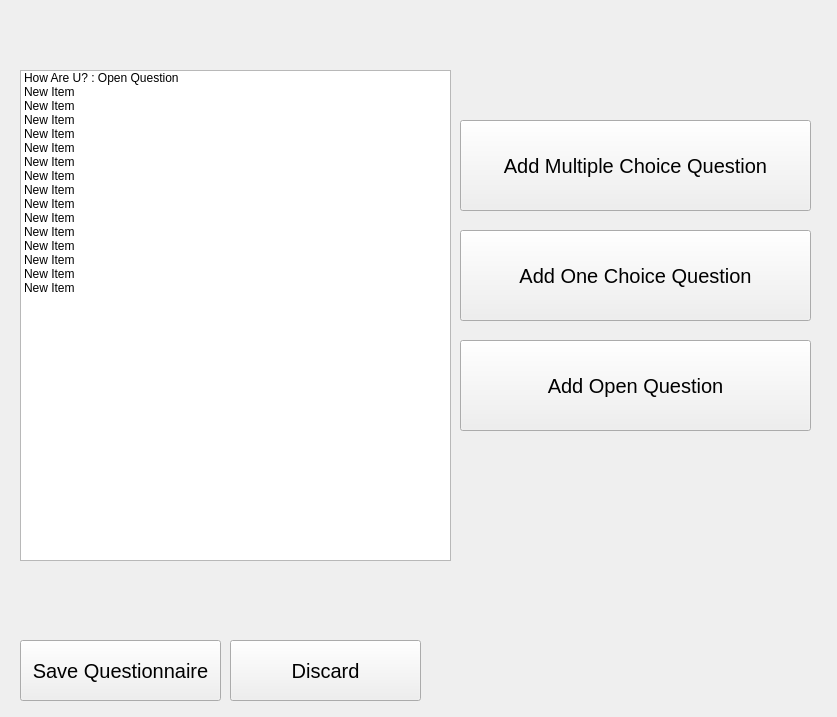
<?xml version="1.0" encoding="UTF-8"?>
<ui version="4.0">
 <class>QuestionnaireBuild</class>
 <widget class="QMainWindow" name="QuestionnaireBuild">
  <property name="geometry">
   <rect>
    <x>0</x>
    <y>0</y>
    <width>837</width>
    <height>717</height>
   </rect>
  </property>
  <property name="windowTitle">
   <string>Build Questionnaire</string>
  </property>
  <widget class="QWidget" name="centralwidget">
   <widget class="QPushButton" name="add_multiple_choice_question_btn">
    <property name="geometry">
     <rect>
      <x>460</x>
      <y>120</y>
      <width>351</width>
      <height>91</height>
     </rect>
    </property>
    <property name="font">
     <font>
      <pointsize>15</pointsize>
     </font>
    </property>
    <property name="text">
     <string>Add Multiple Choice Question</string>
    </property>
   </widget>
   <widget class="QListWidget" name="questions_list">
    <property name="geometry">
     <rect>
      <x>20</x>
      <y>70</y>
      <width>431</width>
      <height>491</height>
     </rect>
    </property>
    <item>
     <property name="text">
      <string>How Are U? : Open Question</string>
     </property>
    </item>
    <item>
     <property name="text">
      <string>New Item</string>
     </property>
    </item>
    <item>
     <property name="text">
      <string>New Item</string>
     </property>
    </item>
    <item>
     <property name="text">
      <string>New Item</string>
     </property>
    </item>
    <item>
     <property name="text">
      <string>New Item</string>
     </property>
    </item>
    <item>
     <property name="text">
      <string>New Item</string>
     </property>
    </item>
    <item>
     <property name="text">
      <string>New Item</string>
     </property>
    </item>
    <item>
     <property name="text">
      <string>New Item</string>
     </property>
    </item>
    <item>
     <property name="text">
      <string>New Item</string>
     </property>
    </item>
    <item>
     <property name="text">
      <string>New Item</string>
     </property>
    </item>
    <item>
     <property name="text">
      <string>New Item</string>
     </property>
    </item>
    <item>
     <property name="text">
      <string>New Item</string>
     </property>
    </item>
    <item>
     <property name="text">
      <string>New Item</string>
     </property>
    </item>
    <item>
     <property name="text">
      <string>New Item</string>
     </property>
    </item>
    <item>
     <property name="text">
      <string>New Item</string>
     </property>
    </item>
    <item>
     <property name="text">
      <string>New Item</string>
     </property>
    </item>
   </widget>
   <widget class="QPushButton" name="add_one_choice_question_btn">
    <property name="geometry">
     <rect>
      <x>460</x>
      <y>230</y>
      <width>351</width>
      <height>91</height>
     </rect>
    </property>
    <property name="font">
     <font>
      <pointsize>15</pointsize>
     </font>
    </property>
    <property name="text">
     <string>Add One Choice Question</string>
    </property>
   </widget>
   <widget class="QPushButton" name="add_open_question_btn">
    <property name="geometry">
     <rect>
      <x>460</x>
      <y>340</y>
      <width>351</width>
      <height>91</height>
     </rect>
    </property>
    <property name="font">
     <font>
      <pointsize>15</pointsize>
     </font>
    </property>
    <property name="text">
     <string>Add Open Question</string>
    </property>
   </widget>
   <widget class="QPushButton" name="save_questionnaire_btn">
    <property name="geometry">
     <rect>
      <x>20</x>
      <y>640</y>
      <width>201</width>
      <height>61</height>
     </rect>
    </property>
    <property name="font">
     <font>
      <pointsize>15</pointsize>
     </font>
    </property>
    <property name="text">
     <string>Save Questionnaire</string>
    </property>
   </widget>
   <widget class="QPushButton" name="save_questionnaire_btn_2">
    <property name="geometry">
     <rect>
      <x>230</x>
      <y>640</y>
      <width>191</width>
      <height>61</height>
     </rect>
    </property>
    <property name="font">
     <font>
      <pointsize>15</pointsize>
     </font>
    </property>
    <property name="text">
     <string>Discard</string>
    </property>
   </widget>
  </widget>
 </widget>
 <resources/>
 <connections/>
</ui>
